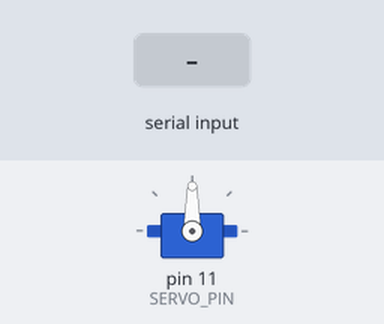
Simulated run of this sketch. Board: Arduino Uno, built with avr-gcc and run on an emulated ATmega328P. Shown: servo. The test bench sets the inputs (shaded band). What the sketch prints to the serial monitor is not drawn.

Above: at 1.7 s.
1.8 s: "P,\n" received over Serial
At 3.0 s:
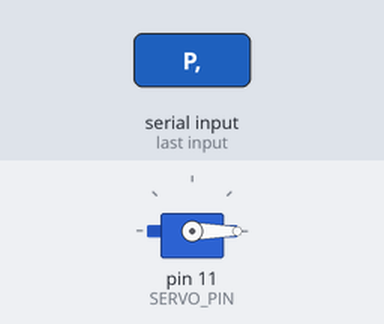
3.3 s: "P,90\n" received over Serial
At 4.1 s:
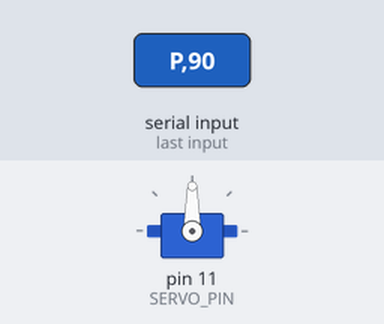
4.8 s: "P,,45\n" received over Serial
At 5.3 s:
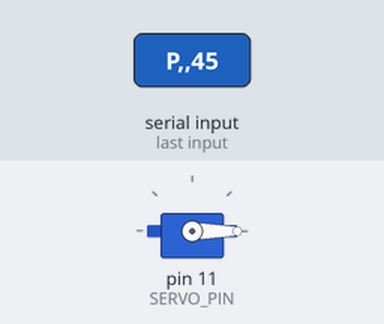
Timing chart, 0 to 7.8 s (numbered marks = the images above; inputs shaded):
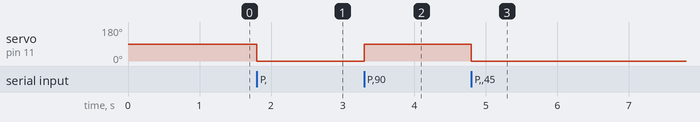

Measured:
- after the input at 1.8 s, servo on pin 11 (SERVO_PIN): 90° → 0° at once
- after the input at 3.3 s, servo on pin 11 (SERVO_PIN): 0° → 90° at once
- after the input at 4.8 s, servo on pin 11 (SERVO_PIN): 90° → 0° at once

The sketch:

pointer_control.ino
```cpp
// ============================================================================
// HARDWARE PIN CONFIGURATION
//
// NOTE: CONFIRMED VIA pin_probe.ino ON <date> — DO NOT ASSUME DEFAULTS ARE CORRECT.
// The pins below are UNCONFIRMED DEFAULTS based on initial bench wiring assumptions.
// Run arduino/pin_probe/pin_probe.ino to verify physical pins on your specific
// robot shield before relying on these values!
// ============================================================================
#define SERVO_PIN 11  // [UNCONFIRMED DEFAULT] SG90 Servo signal (PWM pin)
#define TRIG_PIN  9   // [UNCONFIRMED DEFAULT] HC-SR04 Ultrasonic Trigger
#define ECHO_PIN  10  // [UNCONFIRMED DEFAULT] HC-SR04 Ultrasonic Echo
// ============================================================================

/*
 * pointer_control.ino - Phase 1 Stationary Waste-Detection Pointing System
 *
 * Hardware:
 *   - Arduino Uno
 *   - Tower Pro SG90 Micro Servo (PWM Pin defined above)
 *   - HC-SR04 Ultrasonic Distance Sensor (Trig/Echo pins defined above)
 *
 * Protocol:
 *   - Startup: Arduino prints "READY\n" once initialized.
 *   - P,<angle> -> Moves servo to <angle> (clamped between 0 and 180 degrees).
 *   - Q         -> Triggers an HC-SR04 distance reading.
 *                  Replies "R,<distance_cm>\n" if valid (2 to 200 cm),
 *                  or "R,-1\n" if timed out or out of valid range.
 *
 * Baud Rate: 115200 bps
 */

#include <Servo.h>

// Ultrasonic measurement bounds (cm)
#define MIN_DISTANCE_CM 2.0
#define MAX_DISTANCE_CM 200.0

// Timeout for pulseIn: 25000 microseconds corresponds to ~430 cm (round trip)
#define PULSE_TIMEOUT_US 25000UL

Servo pointerServo;
String inputBuffer = "";

void setup() {
  Serial.begin(115200);
  while (!Serial) {
    ; // Wait for serial port to connect (needed for native USB boards if used)
  }

  pinMode(TRIG_PIN, OUTPUT);
  pinMode(ECHO_PIN, INPUT);
  digitalWrite(TRIG_PIN, LOW);

  pointerServo.attach(SERVO_PIN);
  pointerServo.write(90); // Default to centered position (90 deg)
  delay(500);             // Settle servo

  // Startup handshake
  Serial.println("READY");
}

void loop() {
  while (Serial.available() > 0) {
    char inChar = (char)Serial.read();

    if (inChar == '\n' || inChar == '\r') {
      inputBuffer.trim();
      if (inputBuffer.length() > 0) {
        processCommand(inputBuffer);
        inputBuffer = "";
      }
    } else {
      inputBuffer += inChar;
      // Prevent buffer overflow from malformed serial floods
      if (inputBuffer.length() > 32) {
        inputBuffer = "";
      }
    }
  }
}

void processCommand(const String &cmd) {
  if (cmd.startsWith("P,")) {
    // Command: P,<angle>
    String angleStr = cmd.substring(2);
    int targetAngle = angleStr.toInt();

    // Clamp angle to safe SG90 mechanical bounds [0, 180]
    if (targetAngle < 0) targetAngle = 0;
    if (targetAngle > 180) targetAngle = 180;

    pointerServo.write(targetAngle);
  }
  else if (cmd == "Q") {
    // Command: Q (Query Ultrasonic Distance)
    float distance = readUltrasonicDistanceCm();

    if (distance >= MIN_DISTANCE_CM && distance <= MAX_DISTANCE_CM) {
      Serial.print("R,");
      Serial.println(distance, 1);
    } else {
      Serial.println("R,-1");
    }
  }
  // Unknown commands are safely ignored
}

float readUltrasonicDistanceCm() {
  // Ensure trigger pin is low
  digitalWrite(TRIG_PIN, LOW);
  delayMicroseconds(2);

  // Send 10us high pulse to trigger ultrasonic burst
  digitalWrite(TRIG_PIN, HIGH);
  delayMicroseconds(10);
  digitalWrite(TRIG_PIN, LOW);

  // Measure round-trip echo duration in microseconds
  unsigned long durationUs = pulseIn(ECHO_PIN, HIGH, PULSE_TIMEOUT_US);

  if (durationUs == 0) {
    return -1.0; // Timeout / no echo received
  }

  // Speed of sound in air at ~20°C is ~0.0343 cm/us
  // Distance = (duration * speed of sound) / 2
  float distanceCm = (durationUs * 0.0343) / 2.0;
  return distanceCm;
}
```
